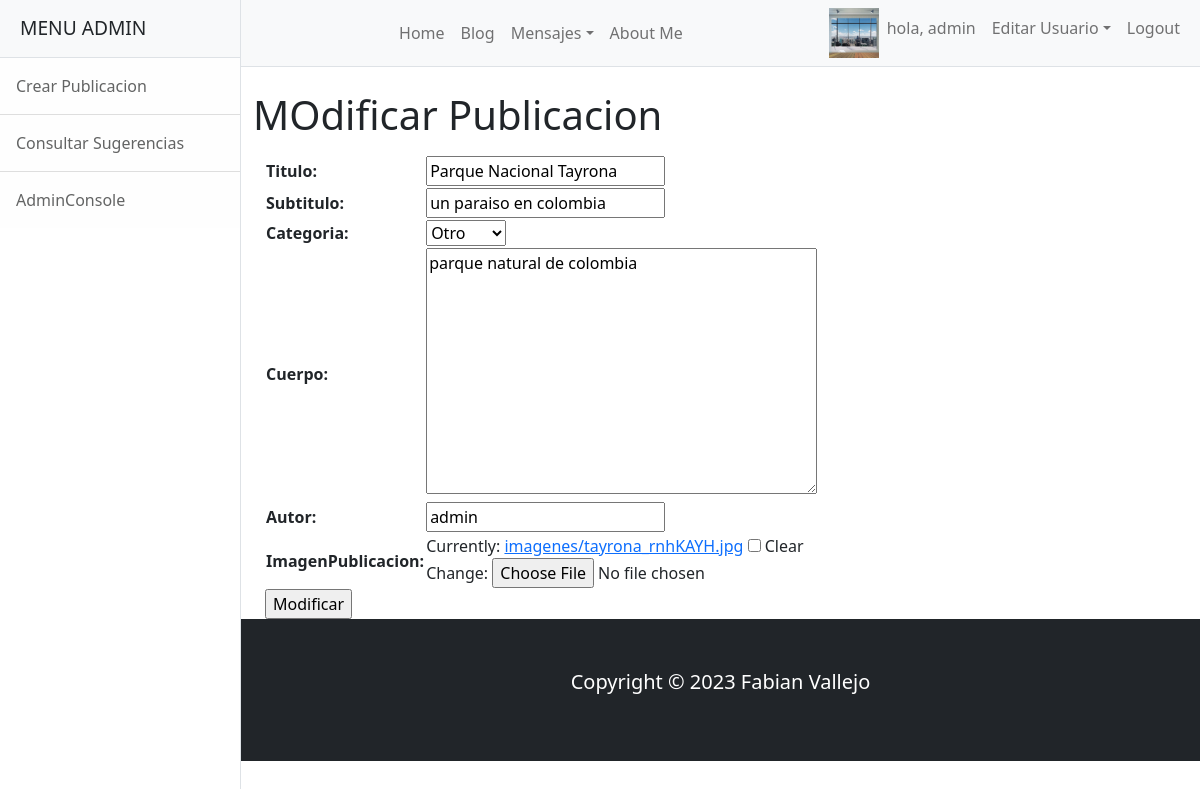
The app's page /AppBlog/blog_modificacion/4 (signed in) with its own data.
### AppBlog/models.py (models this page shows, shortened)
class Avatar(models.Model):
    usuario = models.ForeignKey(User, on_delete=models.CASCADE)
    imagen = models.ImageField(upload_to='avatares', null=True, blank = True)

class Publicacion(models.Model):
    categorias = (
    ('playas','Playas'),
    ('hoteles', 'Hoteles'),
    ('otro', 'Otro'),
    )
    usuario = models.ForeignKey(User, on_delete=models.CASCADE, null=True, blank=True)
    titulo = models.CharField(max_length=200)
    subtitulo = models.CharField(max_length=200)
    categoria = models.CharField(max_length=15, choices=categorias, default='playas')
    cuerpo = models.TextField(null=True, blank=True)
    autor = models.CharField(max_length=40)
    fechaPublicacion = models.DateTimeField(auto_now_add=True)
    imagenPublicacion = models.ImageField(null=True, blank=True, upload_to="imagenes/")
    class Meta:
        ordering = ['usuario_id', '-fechaPublicacion']

### AppBlog/views.py (the view)
# urls.py: path('blog_modificacion/<int:pk>', ActualizarBlog.as_view(), name="BlogActualizacion"),
class ActualizarBlog(LoginRequiredMixin, UpdateView):
    model = Publicacion
    fields = ['titulo', 'subtitulo', 'categoria', 'cuerpo', 'autor','imagenPublicacion']
    success_url = "/AppBlog/blog_page/"
    template_name = 'AppBlog/blog_modificacion.html'

### AppBlog/templates/AppBlog/blog_modificacion.html (shortened to what this page needs)
{% extends "AppBlog/plantilla_base.html" %}
{% load static %}
{% block titulo %}
MOdificar Publicacion
{% endblock %}
{% block formulario %}
<div class="container">
    <div class="form-group">
        <form action="" method="POST" enctype="multipart/form-data"> {% csrf_token %}
            <table>
                {{ form.as_table}}
            </table>
            <input type = "submit" value="Modificar">
        </form>
    </div>
</div>
{% endblock %}

### AppBlog/templates/AppBlog/plantilla_base.html (shortened to what this page needs)
<!DOCTYPE html>
<html lang="en">
    <head>
        {% load static %}
        <link href="{% static 'AppBlog/css/styles.css' %}" rel="stylesheet" />
    </head>
    <body>
        <div class="d-flex" id="wrapper">
            {% if request.user.is_superuser %}
            <div class="border-end bg-white" id="sidebar-wrapper">
                <div class="sidebar-heading border-bottom bg-light">MENU ADMIN</div>
                <div class="list-group list-group-flush">
                    {% if request.user.is_superuser %}
                    <a class="list-group-item list-group-item-action list-group-item-light p-3" href="{% url 'BlogCreacion' %}">Crear Publicacion</a>
                    <a class="list-group-item list-group-item-action list-group-item-light p-3" href="{% url 'ConsultarSugerencia' %}">Consultar Sugerencias</a>
                    <a class="list-group-item list-group-item-action list-group-item-light p-3" href="http://127.0.0.1:8000/admin/">AdminConsole</a>
                    {% endif%}
                </div>
            </div>
            {% endif%}
            <div id="page-content-wrapper">
                <nav class="navbar navbar-expand-lg navbar-light bg-light border-bottom">
                    <div class="container-fluid">
                        <div class="collapse navbar-collapse" id="navbarSupportedContent">
                            <ul class="navbar-nav ms-auto mt-2 mt-lg-0">
                                {% if request.user.is_authenticated %}
                                <li class="nav-item active"><a class="nav-link" href="{% url 'Inicio' %}">Home</a></li>
                                <li class="nav-item active"><a class="nav-link" href="{% url 'BlogPage' %}">Blog</a></li>
                                <li class="nav-item dropdown">
                                    <a class="nav-link dropdown-toggle" id="navbarDropdown" href="#" role="button" data-bs-toggle="dropdown" aria-haspopup="true" aria-expanded="false">Mensajes</a>
                                </li>
                                {% endif%}
                                <li class="nav-item active"><a class="nav-link" href="{% url 'AboutMe' %}">About Me</a></li>
                            </ul>
                        </div>
                        <div class="collapse navbar-collapse" id="navbarSupportedContent">
                            <ul class="navbar-nav ms-auto mt-2 mt-lg-0">
                                {% if request.user.is_authenticated %}
                                {% with user.avatar_set.last as miAvatar%}
                                {% if miAvatar%}
                                <img src="{{miAvatar.imagen.url}}" alt="No se encontro imagen" style="max-width: 50px;">
                                {% endif%}
                                {% endwith %}
                                <li class="nav-item"><a class="nav-link">hola, {{user.username}}</a></li>
                                <li class="nav-item dropdown">
                                    <a class="nav-link dropdown-toggle" id="navbarDropdown" href="#" role="button" data-bs-toggle="dropdown" aria-haspopup="true" aria-expanded="false">Editar Usuario</a>
                                </li>
                                {% endif%}
                                <li class="nav-item active"><a class="nav-link" href="{% url 'logout' %}">Logout</a></li>
                            </ul>
                        </div>
                    </div>
                </nav>
                <div class="container-fluid">
                    <h1 class="mt-4">
                        {% block titulo %}
                        {% endblock %}
                    </h1>
                    <p>
                    {% block formulario %}
                    {% endblock %}
                </div>
                <footer class="p-5 bg-dark text-white text-center position-relative margin-auto">
                    <div class="container">
                        <p class="lead text-white">Copyright &copy; 2023 Fabian Vallejo</p>
                        <a href="" class="position-absolute bottom-0 end-0 p-5">
                        </a>
                    </div>
                </footer>
            </div>
        </div>
    </body>
</html>

### records on screen
Avatar: imagen (picture)
Publicacion: titulo "Parque Nacional Tayrona", subtitulo "un paraiso en colombia", categoria "Otro", cuerpo "parque natural de colombia", autor "admin"

### other values on screen
{{ user.username }} "admin"
